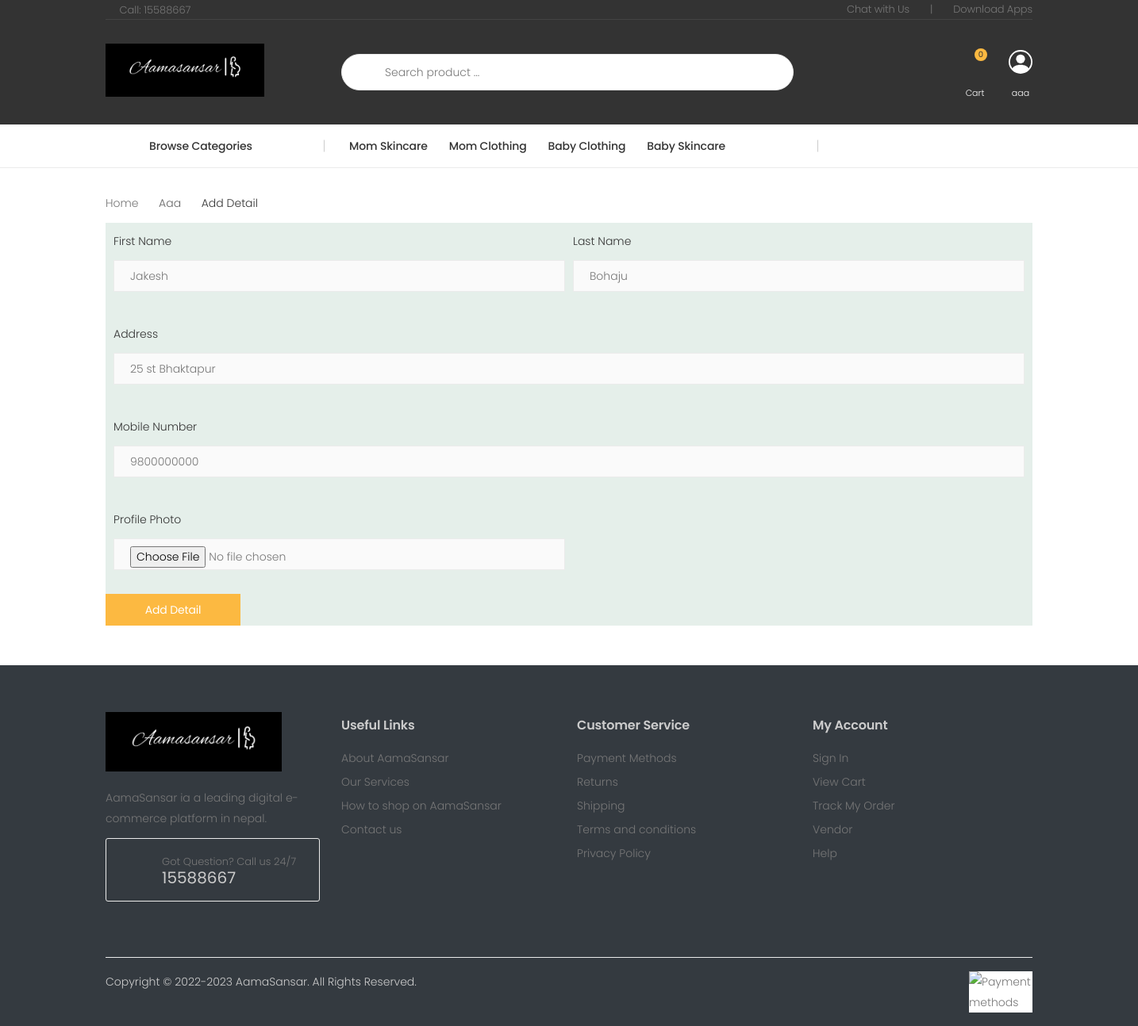
Screenshot of /add-profile/9 (signed in) with the database file from the repository.
### ecomadmin/models.py (models this page shows, shortened)
class About(models.Model):
    title = models.CharField(max_length=200)
    description = models.CharField(max_length=1000)
    logo = models.ImageField(blank=True, null=True, upload_to="AboutUs")
    photo = models.ImageField(blank=True, null=True, upload_to="AboutUs")
    phoneNo = models.CharField(max_length=9)
    mobileNo = models.CharField(max_length=10, blank=True, null=True)
    address = models.CharField(max_length=100)
    slug = models.SlugField()

### vendor/models.py (models this page shows)
class EcommerceUser(AbstractUser):
    is_vendor = models.BooleanField(default=False)
    is_OTP_verified = models.BooleanField(default=False)

### store/models.py (models this page shows, shortened)
class Category(models.Model):
    title = models.CharField(max_length=50)
    slug = models.SlugField()
    class Meta:
        verbose_name_plural = 'Categories'

### store/views.py (the view, shortened to what this page needs)
# urls.py: path('add-profile/<int:pk>', AddProfileView.as_view(), name='add_profile'),
class AddProfileView(LoginRequiredMixin, CreateView):
    template_name = "store/profile_form.html"
    form_class = ProfileForm
    model = CustomerProfile
    context_object_name = 'profile'
    def get_context_data(self, **kwargs):
        context = super().get_context_data(**kwargs)
        try:
            context['about'] = About.objects.all().first()
            context['categories'] = Category.objects.all()
        except:
            pass
        return context

### store/templates/store/profile_form.html (shortened to what this page needs)
{% extends '_frontend.html' %}
{% block frontend_content %}
    <div class="container-fluid pt-2">
        <main class="main">
            <nav aria-label="breadcrumb" class="breadcrumb-nav border-0 mb-0">
                <div class="container d-flex align-items-center">
                    <ol class="breadcrumb">
                        <li class="breadcrumb-item"><a href="{% url 'frontpage' %}">Home</a></li>
                        <li class="breadcrumb-item">{{ request.user.username }}</li>
                        <li class="breadcrumb-item active" aria-current="page">Add Detail</li>
                    </ol>
                </div>
            </nav>
            <div class="page-content">
                <div class="container">
                    <form method="post" action="{% url 'add_profile' request.user.id %}" enctype="multipart/form-data" style="background-color: #e5efea">
                        <div class="form-row p-3">
                            <div class="form-group col-md-6">
                                <label class="text-dark" for="firstName">First Name</label>
                                <input type="text" class="form-control" id="firstName" name="first_name"
                                       {% if profile %}value="{{ profile.first_name }}"{% endif %} placeholder="Jakesh">
                            </div>
                            <div class="form-group col-md-6">
                                <label class="text-dark" for="lastName">Last Name</label>
                                <input type="text" class="form-control" id="lastName" name="last_name"
                                       {% if profile %}value="{{ profile.last_name }}"{% endif %} placeholder="Bohaju">
                            </div>
                        </div>
                        <div class="form-group p-3">
                            <label class="text-dark" for="address">Address</label>
                            <input type="text" class="form-control" id="address" name="address"
                                   placeholder="25 st Bhaktapur">
                        </div>
                        <div class="form-group p-3">
                            <label class="text-dark" for="mobileNumber">Mobile Number</label>
                            <input type="text" class="form-control" id="mobileNumber" name="mobileNo"
                                   placeholder="9800000000">
                        </div>
                        <div class="form-row p-3">
                            <div class="form-group col-md-6">
                                <label class="text-dark" for="photo">Profile Photo</label>
                                <input type="file" class="form-control" id="photo" name="photo"
                                        {% if profile.photo %}{{ profile.photo }} {% endif %}>
                            </div>
                            <div class="form-group col-md-4">
                            </div>
                        </div>
                        <button type="submit" class="btn btn-primary">Add Detail</button>
                    </form>
                </div>
            </div>
        </main>
    </div>
{% endblock %}

### templates/_frontend.html (shortened to what this page needs)
{% load static %}
{% load menu %}
<!DOCTYPE html>
<html lang="en">
<head>
    <link rel="stylesheet" href="{% static 'dashboard/vendor/fontawesome-free/css/all.min.css' %}">
    <link rel="stylesheet" href="{% static 'frontend/assets/css/bootstrap.min.css' %}">
    <link rel="stylesheet" href="{% static 'frontend/assets/css/plugins/owl-carousel/owl.carousel.css' %}">
    <link rel="stylesheet" href="{% static 'frontend/assets/css/plugins/magnific-popup/magnific-popup.css' %}">
    <link rel="stylesheet" href="{% static 'frontend/assets/css/plugins/jquery.countdown.css' %}">
    <link rel="stylesheet" href="{% static 'frontend/assets/css/style.css' %}">
    <link rel="stylesheet" href="{% static 'frontend/assets/css/skins/skin-demo-3.css' %}">
    <link rel="stylesheet" href="{% static 'frontend/assets/css/demos/demo-3.css' %}">
</head>
<body>
<div class="page-wrapper">
    <header class="header header-intro-clearance header-3">
        <div class="header-top">
            <div class="container">
                <div class="header-left">
                    <a href="tel:#"><i class="icon-phone"></i>Call:  {{ about.phoneNo }}</a>
                </div>
                <div class="header-right">
                    <ul class="top-menu">
                        <li>
                            <ul>
                                <li>
                                    <a href="#">Chat with Us</a>
                                </li>
                                <li>|</li>
                                <li>
                                    <a href="#">Download Apps</a>
                                </li>
                            </ul>
                        </li>
                    </ul>
                </div>
            </div>
        </div>
        <div class="header-middle">
            <div class="container">
                <div class="header-left">
                    <a href="{% url 'frontpage' %}" class="logo">
                        <img src="{{ about.logo.url }}" alt="{{ about.title }}" width="20%" height="20">
                    </a>
                </div>
                <div class="header-center">
                    <div class="header-search header-search-extended header-search-visible d-none d-lg-block">
                        <form action="{% url 'search' %}" method="get">
                            <div class="header-search-wrapper search-wrapper-wide">
                                <button class="btn btn-primary" type="submit"><i class="icon-search"></i></button>
                                <input type="search" class="form-control" name="query" id="query"
                                       placeholder="Search product ..." required>
                            </div>
                        </form>
                    </div>
                </div>
                <div class="header-right">
                    {% if request.user.is_authenticated %}
                        {% if not request.user.is_superuser and not request.user.is_vendor %}
                            <div class="dropdown cart-dropdown">
                                <a href="{% url 'cart_view' %}" class="dropdown-toggle button" role="button"
                                   aria-haspopup="true"
                                   aria-expanded="false">
                                    <div class="icon">
                                        <i class="icon-shopping-cart"></i>
                                        <span class="cart-count">{{ cart|length }}</span>
                                    </div>
                                    <p class="text-white pt-2">Cart</p>
                                </a>
                            </div>
                        {% endif %}
                        <div class="dropdown cart-dropdown">
                            {% if request.user.is_superuser %}
                                <a href="{% url 'dashboard:admin_index' %}" class="button dropdown-toggle" role="button"
                                   aria-haspopup="true"
                                   aria-expanded="false">
                                    <div class="icon">
                                        <svg xmlns="http://www.w3.org/2000/svg" width="30" height="30"
                                             fill="currentColor"
                                             class="bi bi-box-arrow-in-right" viewBox="0 0 16 16">
                                            <path d="M11 6a3 3 0 1 1-6 0 3 3 0 0 1 6 0z"/>
                                            <path fill-rule="evenodd"
                                                  d="M0 8a8 8 0 1 1 16 0A8 8 0 0 1 0 8zm8-7a7 7 0 0 0-5.468 11.37C3.242 11.226 4.805 10 8 10s4.757 1.225 5.468 2.37A7 7 0 0 0 8 1z"/>
                                        </svg>
                                    </div>
                                    <p class="text-white pt-2">{{ request.user.username }}</p>
                                </a>
                            {% else %}
                                <a href="{% url 'frontpage' %}" class="dropdown-toggle button" role="button"
                                   aria-haspopup="true"
                                   aria-expanded="false">
                                    <div class="icon">
                                    </div>
                                    <p class="text-white pt-2">{{ request.user.username }}</p>
                                </a>
                            {% endif %}
                        </div>
                    {% endif %}
                </div>
            </div>
        </div>
        <div class="header-bottom sticky-header">
            <div class="container">
                <div class="header-left">
                    <div class="dropdown category-dropdown">
                        <a href="#" class="dropdown-toggle" role="button" data-toggle="dropdown"
                           aria-haspopup="true"
                           aria-expanded="false" data-display="static" title="Browse Categories">
                            Browse Categories <i class="icon-angle-down"></i>
                        </a>
                    </div>
                </div>
                <div class="header-center">
                    <nav class="main-nav">
                        <ul class="menu sf-arrows">
                            {% menu %}
                        </ul>
                    </nav>
                </div>
            </div>
        </div>
    </header>
    {% block frontend_content %}{% endblock %}
    <footer class="footer bg-dark">
        <div class="footer-middle">
            <div class="container">
                <div class="row">
                    <div class="col-sm-6 col-lg-3">
                        <div class="widget widget-about">
                            <img src="{{ about.logo.url }}" class="footer-logo" alt="{{ about.title }}"
                                 width="80%" height="50%">
                            <p>{{ about.description | truncatewords:15 }}</p>
                            <div class="widget-call">
                                <i class="icon-phone"></i>
                                Got Question? Call us 24/7
                                <a class="text-light" href="tel:#">  {{ about.phoneNo }}</a>
                            </div>
                        </div>
                    </div>
                    <div class="col-sm-6 col-lg-3">
                        <div class="widget">
                            <h4 class="widget-title text-light">Useful Links</h4>
                            <ul class="widget-list">
                                <li><a href="#">About AamaSansar</a></li>
                                <li><a href="#">Our Services</a></li>
                                <li><a href="#">How to shop on AamaSansar</a></li>
                                <li><a href="#">Contact us</a></li>
                            </ul>
                        </div>
                    </div>
                    <div class="col-sm-6 col-lg-3">
                        <div class="widget">
                            <h4 class="widget-title text-light">Customer Service</h4>
                            <ul class="widget-list">
                                <li><a href="#">Payment Methods</a></li>
                                <li><a href="#">Returns</a></li>
                                <li><a href="#">Shipping</a></li>
                                <li><a href="#">Terms and conditions</a></li>
                                <li><a href="#">Privacy Policy</a></li>
                            </ul>
                        </div>
                    </div>
                    <div class="col-sm-6 col-lg-3">
                        <div class="widget">
                            <h4 class="widget-title text-light">My Account</h4>
                            <ul class="widget-list">
                                <li><a href="#">Sign In</a></li>
                                <li><a href="#">View Cart</a></li>
                                <li><a href="#">Track My Order</a></li>
                                <li><a href="#">Vendor</a></li>
                                <li><a href="#">Help</a></li>
                            </ul>
                        </div>
                    </div>
                </div>
            </div>
        </div>
        <div class="footer-bottom bg-dark">
            <div class="container">
                <p class="footer-copyright text-light">Copyright © 2022-{% now "Y" %} {{ about.title }}. All Rights
                    Reserved.</p>
                <figure class="footer-payments">
                    <img class="bg-white" src="{% static 'image/khalti.png' %}" alt="Payment methods" width="80"
                         height="50">
                </figure>
            </div>
        </div>
    </footer>
</div>
</body>
</html>

### core/templates/core/menu.html
{% for category in categories|slice:'6' %}
    <li class="megamenu-container">
        <a href="{% url 'category_detail' category.slug %}">{{ category.title }}</a>
    </li>
{% endfor %}

### rows the page displays
About: phoneNo "15588667", logo (picture), description "AamaSansar ia a leading digital e-commerce platform in nepal.", title "AamaSansar"
EcommerceUser: user.username "aaa", user.username "Aaa"
Category: title "Mom Skincare"
Category: title "Mom Clothing"
Category: title "Baby Clothing"
Category: title "Baby Skincare"

### other values shown
{{ cart|length }} "0"
